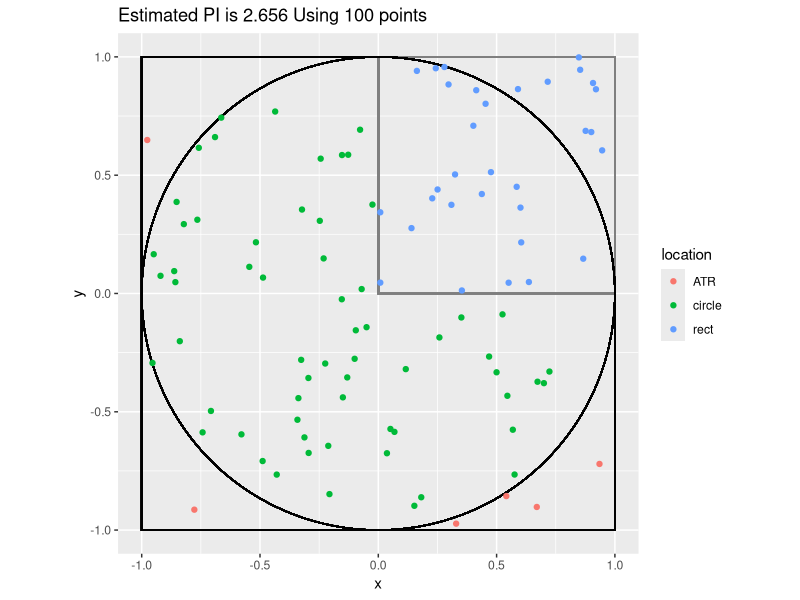
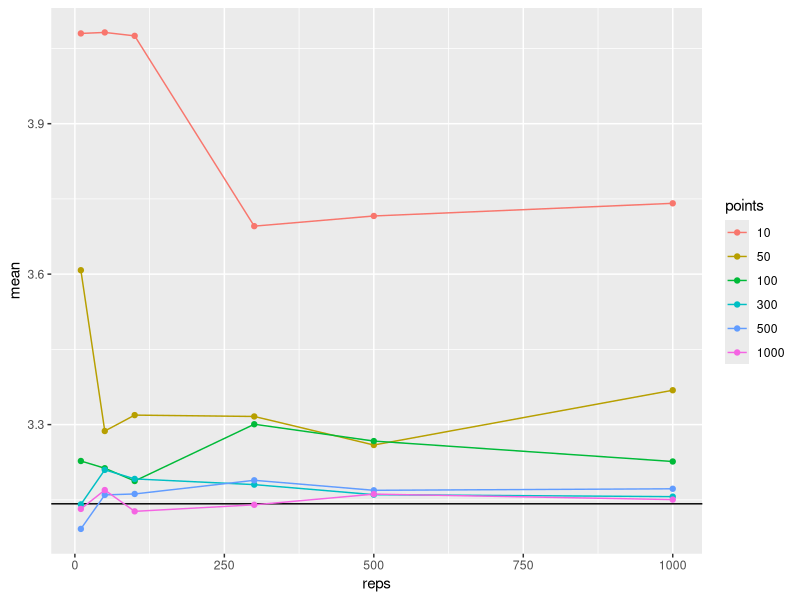

Write R code to recreate these figures, in order. (Note: a time limit stopped this script after it produced the figures.)
library(tibble)
library(dplyr)
library(forcats)
library(ggplot2)
library(ggforce)

se <- function(r) sd(r)/sqrt(length(r)-1)      
plot_sim <- function (out=1e2) {
  # sample inside a square
  dots <- tibble(
    x = runif(out, min=-1, max=1),
    y = runif(out, min=-1, max=1)
  ) %>% 
      mutate(circle = (x^2 + y^2) < 1, 
              corner = x >= 0 & y >= 0, 
              location = case_when(
                corner == TRUE ~ 'rect',
                circle == TRUE ~ 'circle',
                TRUE ~ 'ATR'
              )
          )

  pd <- dots %>% 
    ggplot(aes(x=x, y=y)) +
      geom_rect(aes(xmin=-1, xmax=1, ymin=-1, ymax=1), fill=NA, color='black') +
      geom_rect(aes(xmin=0, xmax=1, ymin=0, ymax=1), fill=NA, color='gray50') +
      geom_circle(aes(x0=0, y0=0, r=1), inherit.aes = FALSE) +
      geom_point(aes(color=location)) +
      coord_fixed() +
      ggtitle(paste("Estimated PI is", round(sum(dots$circle)/sum(dots$corner), 3), 'Using', out, 'points'))
  return(pd)
}
# sim w/o plotting
sim_dots <- function (out=1e2) {
  corner <- c(0)
  while (sum(corner) == 0) {
    x <- runif(out, min=-1, max=1)
    y <-  runif(out, min=-1, max=1)
    corner <- x >= 0 & y >= 0
    circle <- (x^2 + y^2) < 1
  }
  return(sum(circle)/sum(corner))
}
benchmark_sim <- function(simulations, points) {
  # make all possible combinations of simulations and points
  combs <- expand.grid(simulations, points)
  # run row[1] simulations of row[2] dots in each
  ests <- apply(combs, 1, \(row) replicate(n=row[1], sim_dots(row[2])))
  combs$means <- sapply(ests, mean)
  combs$ses <- sapply(ests, se)
  colnames(combs) <- c("reps", "pts", "mean", "se")
  data <- tibble(combs) %>% 
    mutate(points = as_factor(pts))

   p <- data %>% 
    ggplot(aes(x=reps, y=mean, group=points, color=points)) +
    geom_hline(yintercept=round(pi, 3)) +
    geom_line() +
    geom_point() #+
    # geom_errorbar(aes(ymin=mean-se, ymax=mean+se))

  return(p)
}

# prepare a simulation illustration
plot_illust <- plot_sim()
sizes <- c(10, 50, 100, 300, 500, 1000)
plot_benchmark <- benchmark_sim(sizes, sizes)

# run_sim(1e3)
# run_sim(1e4)

X11()
# ggsave("illust.png")
plot(plot_illust)
X11()
plot(plot_benchmark)
# ggsave("benchmark.png")
if (!interactive()) {
  Sys.sleep(Inf)
}
